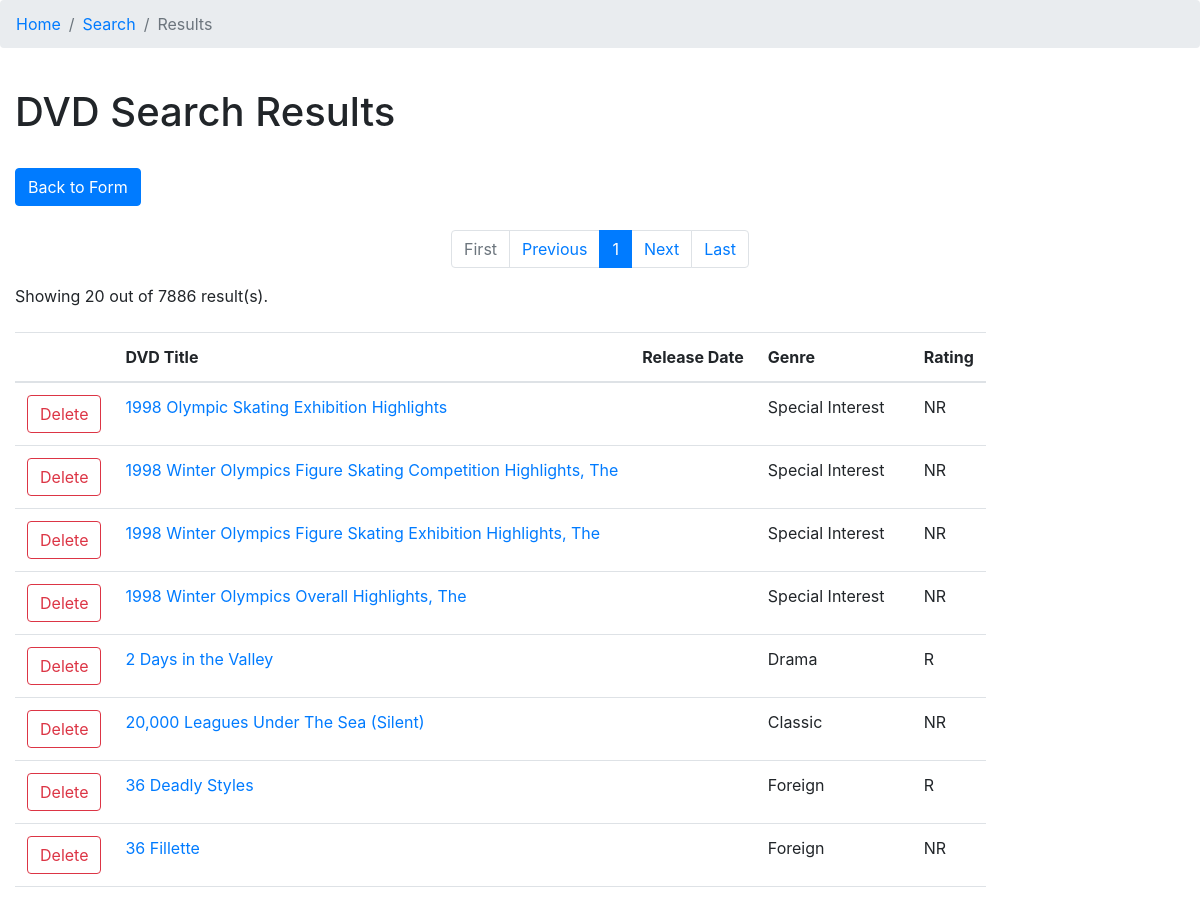
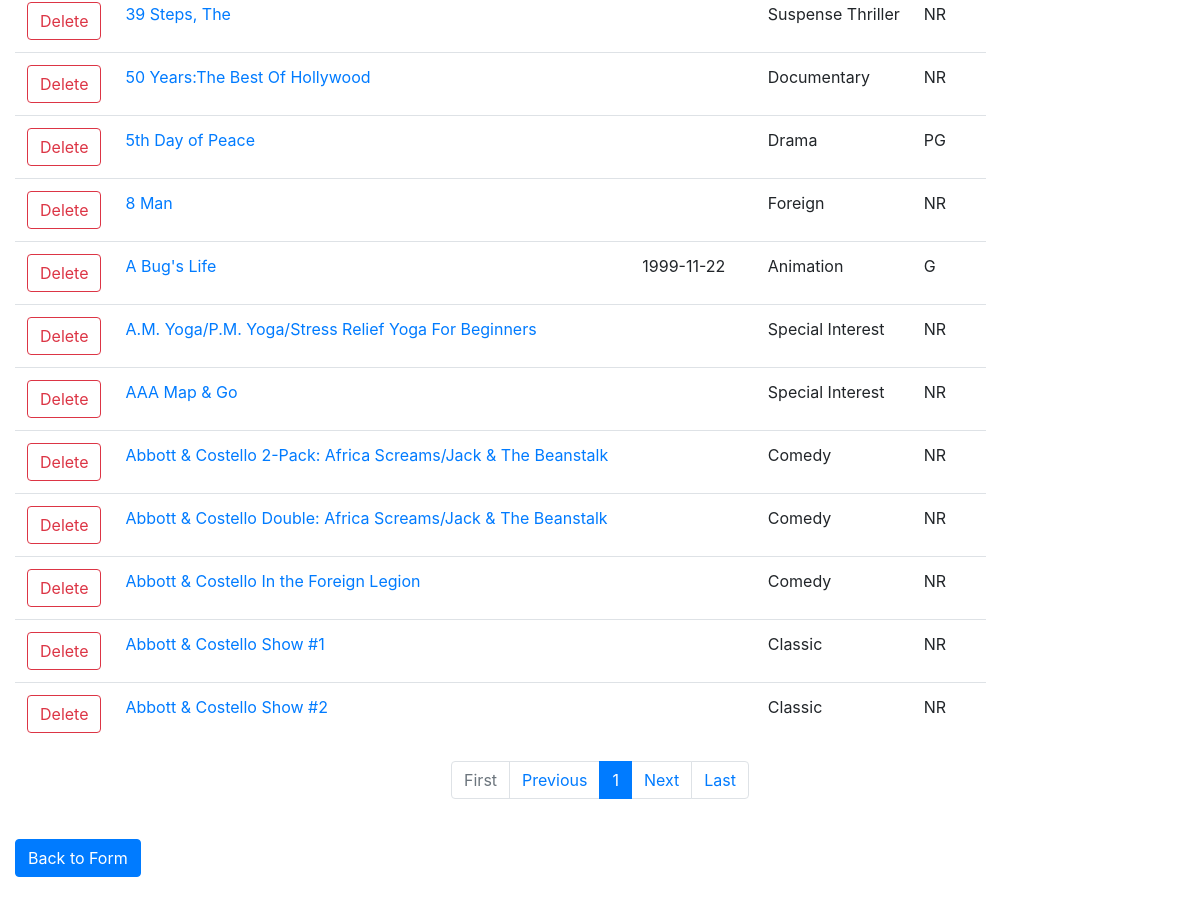
/assignment_11/search_results.php, run on the app's committed database (2 pictures, top to bottom).
### tables this page shows
CREATE TABLE `dvd_titles` (
  `dvd_title_id` int(11) NOT NULL,
  `title` varchar(255) NOT NULL,
  `release_date` date DEFAULT NULL,
  `award` varchar(255) DEFAULT NULL,
  `label_id` int(11) DEFAULT NULL,
  `sound_id` int(11) DEFAULT NULL,
  `genre_id` int(11) DEFAULT NULL,
  `rating_id` int(11) DEFAULT NULL,
  `format_id` int(11) DEFAULT NULL
);

CREATE TABLE `genres` (
  `genre_id` int(11) NOT NULL,
  `genre` varchar(255) NOT NULL
);

CREATE TABLE `ratings` (
  `rating_id` int(11) NOT NULL,
  `rating` varchar(255) NOT NULL
);

### assignment_11/search_results.php (the view, shortened to what this page needs)
<?php
$page_url = preg_replace('/&page=\d*/', '', $_SERVER['REQUEST_URI']);
$mysqli = new mysqli(DB_HOST, DB_USER, DB_PASS, DB_NAME);
$mysqli->set_charset('utf8');
$sql = "SELECT COUNT(*) AS count
		FROM dvd_titles
		LEFT JOIN genres ON dvd_titles.genre_id = genres.genre_id
		LEFT JOIN ratings ON dvd_titles.rating_id = ratings.rating_id
		LEFT JOIN labels ON dvd_titles.label_id = labels.label_id
		LEFT JOIN formats ON dvd_titles.format_id = formats.format_id
		LEFT JOIN sounds ON dvd_titles.sound_id = sounds.sound_id
		WHERE 1=1";
$sql = $sql . ";";
$results = $mysqli->query($sql);
$results_per_page = 20;
$first_page = 1;
$row = $results->fetch_assoc();
$num_results = $row['count'];
$current_page = 1;
if( $num_results == 0 ){
	$error = "There are no DVDs that match your query.";
}
else{
	$last_page = ceil($num_results / $results_per_page);
	if (isset($_GET['page']) && !empty($_GET['page'])) {
		$current_page = $_GET['page'];
	}
	else {
		$current_page = $first_page;
	}
	$start_index = ($current_page - 1 ) * $results_per_page;
	$sql = str_replace("COUNT(*) AS count", "dvd_titles.dvd_title_id, dvd_titles.title, genres.genre, ratings.rating, labels.label, formats.format, sounds.sound, dvd_titles.award, dvd_titles.release_date", $sql);
	$sql = str_replace(';', '', $sql);
	$sql = $sql . " LIMIT " . $start_index . ", " . $results_per_page . ";";
	$results = $mysqli->query($sql);
}
?>
<!DOCTYPE html>
<html>
<head>
	<link rel="stylesheet" href="https://maxcdn.bootstrapcdn.com/bootstrap/4.0.0/css/bootstrap.min.css">
</head>
<body>
	<ol class="breadcrumb">
		<li class="breadcrumb-item"><a href="index.php">Home</a></li>
		<li class="breadcrumb-item"><a href="search_form.php">Search</a></li>
		<li class="breadcrumb-item active">Results</li>
	</ol>
	<div class="container-fluid">
		<div class="row">
			<h1 class="col-12 mt-4">DVD Search Results</h1>
		</div>
	</div>
	<div class="container-fluid">
		<div class="row mb-4">
			<div class="col-12 mt-4">
				<a href="search_form.php" role="button" class="btn btn-primary">Back to Form</a>
			</div>
		</div>
	<div class="row">
<div class="col-12">
				<nav aria-label="Page navigation example">
					<ul class="pagination justify-content-center">
						<li class="page-item <?php
							if ($current_page == $first_page) { echo "disabled";} ?>">
							<a class="page-link" href="<?php echo $page_url . "&page=" . $first_page ?>">First</a>
						</li>
						<li class="page-item">
							<a class="page-link" href="<?php echo $page_url . "&page=" . ($current_page - 1) ?>">Previous</a>
						</li>
						<li class="page-item active">
							<a class="page-link" href=""><?php echo $current_page ?></a>
						</li>
						<li class="page-item">
							<a class="page-link" href="<?php echo $page_url . "&page=" . ($current_page + 1) ?>">Next</a>
						</li>
						<li class="page-item 	<?php
							if ($current_page == $last_page) { echo "disabled";} ?>">
							<a class="page-link" href="<?php echo $page_url . "&page=" . $last_page ?>">Last</a>
						</li>
					</ul>
				</nav>
			</div>
			<div class="col-12">
			<?php if ( isset($error) && !empty($error) ) : ?>
				<div class="text-danger">
					<?php echo $error ?>
				</div>
			<?php else : ?>
					Showing <?php echo $results->num_rows ?> out of <?php echo $num_results ?> result(s).
				</div>
				<div class="col-12">
					<table class="table table-hover table-responsive mt-4">
						<thead>
							<tr>
								<th></th>
								<th>DVD Title</th>
								<th>Release Date</th>
								<th>Genre</th>
								<th>Rating</th>
							</tr>
						</thead>
						<tbody>
							<?php while ($row = $results->fetch_assoc() ) : ?>
								<tr>
									<td>
										<a href="delete.php?id=<?php echo $row['dvd_title_id'] ?>" class="btn btn-outline-danger" onclick="return confirm('You are about to delete <?php echo "\'" . $row['title'] . "\'" ?>. Are you sure?')"> Delete </a>
									</td>
									<td>
										<a href="details.php?id=<?php echo $row['dvd_title_id'] ?>" ><?php echo $row['title'] ?> </a>
									</td>
									<td>
										<?php echo $row['release_date'] ?>
									</td>
									<td>
										<?php echo $row['genre'] ?>
									</td>
									<td>
										<?php echo $row['rating'] ?>
									</td>
								</tr>
							<?php endwhile ?>
						</tbody>
					</table>
				</div>
					<div class="col-12">
						<nav aria-label="Page navigation example">
							<ul class="pagination justify-content-center">
								<li class="page-item <?php
									if ($current_page == $first_page) { echo "disabled";} ?>">
									<a class="page-link" href="<?php echo $page_url . "&page=" . $first_page ?>">First</a>
								</li>
								<li class="page-item">
									<a class="page-link" href="<?php echo $page_url . "&page=" . ($current_page - 1) ?>">Previous</a>
								</li>
								<li class="page-item active">
									<a class="page-link" href=""><?php echo $current_page ?></a>
								</li>
								<li class="page-item">
									<a class="page-link" href="<?php echo $page_url . "&page=" . ($current_page + 1) ?>">Next</a>
								</li>
								<li class="page-item 	<?php
									if ($current_page == $last_page) { echo "disabled";} ?>">
									<a class="page-link" href="<?php echo $page_url . "&page=" . $last_page ?>">Last</a>
								</li>
							</ul>
						</nav>
					</div>
		</div>
		<div class="row mt-4 mb-4">
			<div class="col-12">
				<a href="search_form.php" role="button" class="btn btn-primary">Back to Form</a>
			</div>
		</div>
			<?php endif; ?>
	</div>
</body>
</html>

### data on the page
dvd_titles: title "1998 Olympic Skating Exhibition Highlights", genre.genre "Special Interest", rating.rating "NR"
dvd_titles: title "1998 Winter Olympics Figure Skating Competition Highlights, The", genre.genre "Special Interest", rating.rating "NR"
dvd_titles: title "1998 Winter Olympics Figure Skating Exhibition Highlights, The", genre.genre "Special Interest", rating.rating "NR"
dvd_titles: title "1998 Winter Olympics Overall Highlights, The", genre.genre "Special Interest", rating.rating "NR"
dvd_titles: title "2 Days in the Valley", genre.genre "Drama", rating.rating "R"
dvd_titles: title "20,000 Leagues Under The Sea (Silent)", genre.genre "Classic", rating.rating "NR"
dvd_titles: title "36 Deadly Styles", genre.genre "Foreign", rating.rating "R"
dvd_titles: title "36 Fillette", genre.genre "Foreign", rating.rating "NR"
dvd_titles: title "39 Steps, The", genre.genre "Suspense Thriller", rating.rating "NR"
dvd_titles: title "50 Years:The Best Of Hollywood", genre.genre "Documentary", rating.rating "NR"
dvd_titles: title "5th Day of Peace", genre.genre "Drama", rating.rating "PG"
dvd_titles: title "8 Man", genre.genre "Foreign", rating.rating "NR"
dvd_titles: title "A Bug's Life", release_date "1999-11-22", genre.genre "Animation", rating.rating "G"
dvd_titles: title "A.M. Yoga/P.M. Yoga/Stress Relief Yoga For Beginners", genre.genre "Special Interest", rating.rating "NR"
dvd_titles: title "AAA Map & Go", genre.genre "Special Interest", rating.rating "NR"
dvd_titles: title "Abbott & Costello 2-Pack: Africa Screams/Jack & The Beanstalk", genre.genre "Comedy", rating.rating "NR"
dvd_titles: title "Abbott & Costello Double: Africa Screams/Jack & The Beanstalk", genre.genre "Comedy", rating.rating "NR"
dvd_titles: title "Abbott & Costello In the Foreign Legion", genre.genre "Comedy", rating.rating "NR"
dvd_titles: title "Abbott & Costello Show #1", genre.genre "Classic", rating.rating "NR"
dvd_titles: title "Abbott & Costello Show #2", genre.genre "Classic", rating.rating "NR"

### other printed values
$current_page "1"
$results->num_rows "20"
$num_results "7886"
